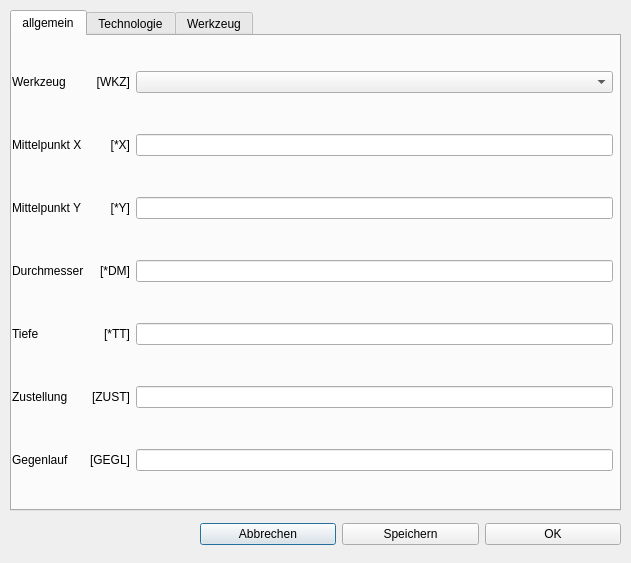
<?xml version="1.0" encoding="UTF-8"?>
<ui version="4.0">
 <class>Dialog_Kreistasche</class>
 <widget class="QDialog" name="Dialog_Kreistasche">
  <property name="geometry">
   <rect>
    <x>0</x>
    <y>0</y>
    <width>631</width>
    <height>563</height>
   </rect>
  </property>
  <property name="windowTitle">
   <string>Kreistasche</string>
  </property>
  <property name="modal">
   <bool>true</bool>
  </property>
  <widget class="QWidget" name="layoutWidget">
   <property name="geometry">
    <rect>
     <x>200</x>
     <y>520</y>
     <width>421</width>
     <height>29</height>
    </rect>
   </property>
   <layout class="QHBoxLayout" name="horizontalLayout">
    <item>
     <widget class="QPushButton" name="pushButton_Abbrechen">
      <property name="text">
       <string>Abbrechen</string>
      </property>
     </widget>
    </item>
    <item>
     <widget class="QPushButton" name="pushButton_Speichern">
      <property name="text">
       <string>Speichern</string>
      </property>
     </widget>
    </item>
    <item>
     <widget class="QPushButton" name="pushButton_OK">
      <property name="text">
       <string>OK</string>
      </property>
     </widget>
    </item>
   </layout>
  </widget>
  <widget class="QTabWidget" name="tabWidget">
   <property name="geometry">
    <rect>
     <x>10</x>
     <y>10</y>
     <width>611</width>
     <height>501</height>
    </rect>
   </property>
   <property name="currentIndex">
    <number>0</number>
   </property>
   <widget class="QWidget" name="tab_allgemein">
    <attribute name="title">
     <string>allgemein</string>
    </attribute>
    <widget class="QWidget" name="layoutWidget">
     <property name="geometry">
      <rect>
       <x>0</x>
       <y>0</y>
       <width>601</width>
       <height>471</height>
      </rect>
     </property>
     <layout class="QGridLayout" name="gridLayout">
      <item row="0" column="2">
       <widget class="QComboBox" name="comboBox_Werkzeug"/>
      </item>
      <item row="0" column="1">
       <widget class="QLabel" name="label_Werkzeug_var">
        <property name="text">
         <string>[WKZ]</string>
        </property>
        <property name="alignment">
         <set>Qt::AlignRight|Qt::AlignTrailing|Qt::AlignVCenter</set>
        </property>
       </widget>
      </item>
      <item row="3" column="1">
       <widget class="QLabel" name="label_Taschendurchmesser_var">
        <property name="text">
         <string>[*DM]</string>
        </property>
        <property name="alignment">
         <set>Qt::AlignRight|Qt::AlignTrailing|Qt::AlignVCenter</set>
        </property>
       </widget>
      </item>
      <item row="2" column="1">
       <widget class="QLabel" name="label_posY_var">
        <property name="text">
         <string>[*Y]</string>
        </property>
        <property name="alignment">
         <set>Qt::AlignRight|Qt::AlignTrailing|Qt::AlignVCenter</set>
        </property>
       </widget>
      </item>
      <item row="3" column="0">
       <widget class="QLabel" name="label_Taschendurchmesser">
        <property name="text">
         <string>Durchmesser</string>
        </property>
       </widget>
      </item>
      <item row="5" column="2">
       <widget class="QLineEdit" name="lineEdit_Zustellung"/>
      </item>
      <item row="5" column="0">
       <widget class="QLabel" name="label_Zustellung">
        <property name="text">
         <string>Zustellung</string>
        </property>
       </widget>
      </item>
      <item row="2" column="2">
       <widget class="QLineEdit" name="lineEdit_posY"/>
      </item>
      <item row="4" column="0">
       <widget class="QLabel" name="label_Taschentiefe">
        <property name="text">
         <string>Tiefe</string>
        </property>
       </widget>
      </item>
      <item row="3" column="2">
       <widget class="QLineEdit" name="lineEdit_Taschendurchmesser"/>
      </item>
      <item row="4" column="2">
       <widget class="QLineEdit" name="lineEdit_Taschentiefe"/>
      </item>
      <item row="1" column="2">
       <widget class="QLineEdit" name="lineEdit_posX"/>
      </item>
      <item row="6" column="0">
       <widget class="QLabel" name="label_Gegenlauf">
        <property name="text">
         <string>Gegenlauf</string>
        </property>
       </widget>
      </item>
      <item row="6" column="2">
       <widget class="QLineEdit" name="lineEdit_Gegenlauf"/>
      </item>
      <item row="0" column="0">
       <widget class="QLabel" name="label_Werkzeug">
        <property name="text">
         <string>Werkzeug</string>
        </property>
       </widget>
      </item>
      <item row="1" column="0">
       <widget class="QLabel" name="label_posX">
        <property name="text">
         <string>Mittelpunkt X</string>
        </property>
       </widget>
      </item>
      <item row="6" column="1">
       <widget class="QLabel" name="label_Gegenlauf_var">
        <property name="text">
         <string>[GEGL]</string>
        </property>
        <property name="alignment">
         <set>Qt::AlignRight|Qt::AlignTrailing|Qt::AlignVCenter</set>
        </property>
       </widget>
      </item>
      <item row="2" column="0">
       <widget class="QLabel" name="label_posY">
        <property name="text">
         <string>Mittelpunkt Y</string>
        </property>
       </widget>
      </item>
      <item row="1" column="1">
       <widget class="QLabel" name="label_posX_var">
        <property name="text">
         <string>[*X]</string>
        </property>
        <property name="alignment">
         <set>Qt::AlignRight|Qt::AlignTrailing|Qt::AlignVCenter</set>
        </property>
       </widget>
      </item>
      <item row="4" column="1">
       <widget class="QLabel" name="label_Taschentiefe_var">
        <property name="text">
         <string>[*TT]</string>
        </property>
        <property name="alignment">
         <set>Qt::AlignRight|Qt::AlignTrailing|Qt::AlignVCenter</set>
        </property>
       </widget>
      </item>
      <item row="5" column="1">
       <widget class="QLabel" name="label_Zustellung_var">
        <property name="text">
         <string>[ZUST]</string>
        </property>
        <property name="alignment">
         <set>Qt::AlignRight|Qt::AlignTrailing|Qt::AlignVCenter</set>
        </property>
       </widget>
      </item>
     </layout>
    </widget>
   </widget>
   <widget class="QWidget" name="tab_Technologie">
    <attribute name="title">
     <string>Technologie</string>
    </attribute>
    <widget class="QWidget" name="layoutWidget">
     <property name="geometry">
      <rect>
       <x>10</x>
       <y>10</y>
       <width>591</width>
       <height>451</height>
      </rect>
     </property>
     <layout class="QGridLayout" name="gridLayout_3">
      <item row="0" column="1">
       <widget class="QLabel" name="label_Ausraeumen_var">
        <property name="text">
         <string>[AUSR]</string>
        </property>
        <property name="alignment">
         <set>Qt::AlignRight|Qt::AlignTrailing|Qt::AlignVCenter</set>
        </property>
       </widget>
      </item>
      <item row="2" column="0">
       <widget class="QLabel" name="label_Vorschub">
        <property name="text">
         <string>Vorschub XY</string>
        </property>
       </widget>
      </item>
      <item row="6" column="0">
       <widget class="QLabel" name="label_Ausfuehbedingung">
        <property name="text">
         <string>Ausfühbedingung</string>
        </property>
       </widget>
      </item>
      <item row="3" column="2">
       <widget class="QLineEdit" name="lineEdit_Drehzahl"/>
      </item>
      <item row="3" column="1">
       <widget class="QLabel" name="label_Drehzahl_var">
        <property name="text">
         <string>[N]</string>
        </property>
        <property name="alignment">
         <set>Qt::AlignRight|Qt::AlignTrailing|Qt::AlignVCenter</set>
        </property>
       </widget>
      </item>
      <item row="4" column="2">
       <widget class="QLineEdit" name="lineEdit_Kommentar"/>
      </item>
      <item row="1" column="2">
       <widget class="QLineEdit" name="lineEdit_Anfahrvorschub"/>
      </item>
      <item row="4" column="1">
       <widget class="QLabel" name="label_Kommentar_var">
        <property name="text">
         <string>[KOM]</string>
        </property>
        <property name="alignment">
         <set>Qt::AlignRight|Qt::AlignTrailing|Qt::AlignVCenter</set>
        </property>
       </widget>
      </item>
      <item row="2" column="2">
       <widget class="QLineEdit" name="lineEdit_Vorschub"/>
      </item>
      <item row="6" column="2">
       <widget class="QLineEdit" name="lineEdit_Ausfuehbedingung"/>
      </item>
      <item row="2" column="1">
       <widget class="QLabel" name="label_Vorschub_var">
        <property name="text">
         <string>[F]</string>
        </property>
        <property name="alignment">
         <set>Qt::AlignRight|Qt::AlignTrailing|Qt::AlignVCenter</set>
        </property>
       </widget>
      </item>
      <item row="6" column="1">
       <widget class="QLabel" name="label_Ausfuehbedingung_var">
        <property name="text">
         <string>[AFB]</string>
        </property>
        <property name="alignment">
         <set>Qt::AlignRight|Qt::AlignTrailing|Qt::AlignVCenter</set>
        </property>
       </widget>
      </item>
      <item row="4" column="0">
       <widget class="QLabel" name="label_Kommentar">
        <property name="text">
         <string>Kommentar</string>
        </property>
       </widget>
      </item>
      <item row="0" column="0">
       <widget class="QLabel" name="label_Ausraeumen">
        <property name="text">
         <string>Ausräumen</string>
        </property>
       </widget>
      </item>
      <item row="0" column="2">
       <widget class="QLineEdit" name="lineEdit_Ausraeumen"/>
      </item>
      <item row="1" column="1">
       <widget class="QLabel" name="label_Anfahrvorschub_var">
        <property name="text">
         <string>[FAN]</string>
        </property>
        <property name="alignment">
         <set>Qt::AlignRight|Qt::AlignTrailing|Qt::AlignVCenter</set>
        </property>
       </widget>
      </item>
      <item row="1" column="0">
       <widget class="QLabel" name="label_Anfahrvorschub">
        <property name="text">
         <string>Eintauchvorschub</string>
        </property>
       </widget>
      </item>
      <item row="3" column="0">
       <widget class="QLabel" name="label_Drehzahl">
        <property name="text">
         <string>Drehzahl</string>
        </property>
       </widget>
      </item>
      <item row="5" column="2">
       <widget class="QLineEdit" name="lineEdit_bezeichnung"/>
      </item>
      <item row="5" column="1">
       <widget class="QLabel" name="label_bezeichnung_var">
        <property name="text">
         <string>[BEZ]</string>
        </property>
       </widget>
      </item>
      <item row="5" column="0">
       <widget class="QLabel" name="label_bezeichnung">
        <property name="text">
         <string>Bezeichnung</string>
        </property>
       </widget>
      </item>
     </layout>
    </widget>
   </widget>
   <widget class="QWidget" name="tab_Werkzeug">
    <attribute name="title">
     <string>Werkzeug</string>
    </attribute>
    <widget class="QWidget" name="layoutWidget">
     <property name="geometry">
      <rect>
       <x>10</x>
       <y>10</y>
       <width>581</width>
       <height>451</height>
      </rect>
     </property>
     <layout class="QGridLayout" name="gridLayout_2" columnstretch="1,3">
      <item row="9" column="0">
       <widget class="QLabel" name="label_wkz_Vorschub_XY">
        <property name="text">
         <string>Vorschub XY</string>
        </property>
       </widget>
      </item>
      <item row="5" column="0">
       <widget class="QLabel" name="label_wkz_Kommentar">
        <property name="text">
         <string>Kommentar</string>
        </property>
       </widget>
      </item>
      <item row="0" column="0">
       <widget class="QLabel" name="label_wkz_Nummer">
        <property name="text">
         <string>Nummer</string>
        </property>
       </widget>
      </item>
      <item row="9" column="1">
       <widget class="QLabel" name="label_wkz_Vorschub_XY_wert">
        <property name="text">
         <string>...</string>
        </property>
       </widget>
      </item>
      <item row="1" column="0">
       <widget class="QLabel" name="label_wkz_Name">
        <property name="text">
         <string>Name</string>
        </property>
       </widget>
      </item>
      <item row="8" column="0">
       <widget class="QLabel" name="label_wkz_Eintauschvorschub">
        <property name="text">
         <string>Eintauchvorschub</string>
        </property>
       </widget>
      </item>
      <item row="7" column="0">
       <widget class="QLabel" name="label_AUTO_Werte">
        <property name="text">
         <string>AUTO-Werte:</string>
        </property>
       </widget>
      </item>
      <item row="1" column="1">
       <widget class="QLabel" name="label_wkz_Name_wert">
        <property name="text">
         <string>...</string>
        </property>
       </widget>
      </item>
      <item row="3" column="0">
       <widget class="QLabel" name="label_wkz_Durchmesser">
        <property name="text">
         <string>Durchmesser</string>
        </property>
       </widget>
      </item>
      <item row="2" column="1">
       <widget class="QLabel" name="label_wkz_Drehrichtung_wert">
        <property name="text">
         <string>...</string>
        </property>
       </widget>
      </item>
      <item row="4" column="0">
       <widget class="QLabel" name="label_wkz_Nutzlaenge">
        <property name="text">
         <string>Nutzlänge</string>
        </property>
       </widget>
      </item>
      <item row="2" column="0">
       <widget class="QLabel" name="label_wkz_Drehrichtung">
        <property name="text">
         <string>Drehrichtung</string>
        </property>
       </widget>
      </item>
      <item row="8" column="1">
       <widget class="QLabel" name="label_wkz_Eintauschvorschub_wert">
        <property name="text">
         <string>...</string>
        </property>
       </widget>
      </item>
      <item row="5" column="1">
       <widget class="QLabel" name="label_wkz_Kommentar_wert">
        <property name="text">
         <string>...</string>
        </property>
       </widget>
      </item>
      <item row="10" column="0">
       <widget class="QLabel" name="label_wkz_Drehzahl">
        <property name="text">
         <string>Drehzahl</string>
        </property>
       </widget>
      </item>
      <item row="0" column="1">
       <widget class="QLabel" name="label_wkz_Nummer_wert">
        <property name="text">
         <string>...</string>
        </property>
       </widget>
      </item>
      <item row="10" column="1">
       <widget class="QLabel" name="label_wkz_Drehzahl_wert">
        <property name="text">
         <string>...</string>
        </property>
       </widget>
      </item>
      <item row="3" column="1">
       <widget class="QLabel" name="label_wkz_Durchmesser_wert">
        <property name="text">
         <string>...</string>
        </property>
       </widget>
      </item>
      <item row="4" column="1">
       <widget class="QLabel" name="label_wkz_Nutzlaenge_wert">
        <property name="text">
         <string>...</string>
        </property>
       </widget>
      </item>
      <item row="6" column="0" colspan="2">
       <widget class="Line" name="line">
        <property name="orientation">
         <enum>Qt::Horizontal</enum>
        </property>
       </widget>
      </item>
     </layout>
    </widget>
   </widget>
  </widget>
 </widget>
 <tabstops>
  <tabstop>tabWidget</tabstop>
  <tabstop>comboBox_Werkzeug</tabstop>
  <tabstop>lineEdit_posX</tabstop>
  <tabstop>lineEdit_posY</tabstop>
  <tabstop>lineEdit_Taschendurchmesser</tabstop>
  <tabstop>lineEdit_Taschentiefe</tabstop>
  <tabstop>lineEdit_Zustellung</tabstop>
  <tabstop>lineEdit_Gegenlauf</tabstop>
  <tabstop>lineEdit_Ausraeumen</tabstop>
  <tabstop>lineEdit_Anfahrvorschub</tabstop>
  <tabstop>lineEdit_Vorschub</tabstop>
  <tabstop>lineEdit_Drehzahl</tabstop>
  <tabstop>lineEdit_Kommentar</tabstop>
  <tabstop>lineEdit_bezeichnung</tabstop>
  <tabstop>lineEdit_Ausfuehbedingung</tabstop>
  <tabstop>pushButton_Abbrechen</tabstop>
  <tabstop>pushButton_Speichern</tabstop>
  <tabstop>pushButton_OK</tabstop>
 </tabstops>
 <resources/>
 <connections/>
</ui>
